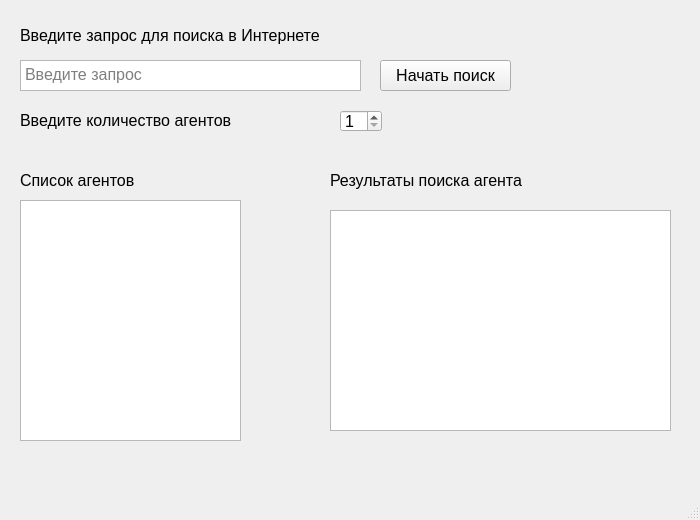
<?xml version="1.0" encoding="UTF-8"?>
<ui version="4.0">
 <class>MainWindow</class>
 <widget class="QMainWindow" name="MainWindow">
  <property name="enabled">
   <bool>true</bool>
  </property>
  <property name="geometry">
   <rect>
    <x>0</x>
    <y>0</y>
    <width>700</width>
    <height>520</height>
   </rect>
  </property>
  <property name="windowTitle">
   <string>Агентный поиск в сети Интернет</string>
  </property>
  <widget class="QWidget" name="centralwidget">
   <widget class="QLabel" name="label">
    <property name="geometry">
     <rect>
      <x>20</x>
      <y>20</y>
      <width>371</width>
      <height>31</height>
     </rect>
    </property>
    <property name="font">
     <font>
      <family>Arial</family>
      <pointsize>12</pointsize>
     </font>
    </property>
    <property name="text">
     <string>Введите запрос для поиска в Интернете</string>
    </property>
   </widget>
   <widget class="QTextEdit" name="search_request">
    <property name="geometry">
     <rect>
      <x>20</x>
      <y>60</y>
      <width>341</width>
      <height>31</height>
     </rect>
    </property>
    <property name="font">
     <font>
      <family>Arial</family>
      <pointsize>12</pointsize>
     </font>
    </property>
    <property name="placeholderText">
     <string>Введите запрос</string>
    </property>
   </widget>
   <widget class="QLabel" name="label_2">
    <property name="geometry">
     <rect>
      <x>20</x>
      <y>110</y>
      <width>301</width>
      <height>21</height>
     </rect>
    </property>
    <property name="font">
     <font>
      <family>Arial</family>
      <pointsize>12</pointsize>
     </font>
    </property>
    <property name="text">
     <string>Введите количество агентов</string>
    </property>
   </widget>
   <widget class="QSpinBox" name="agents_count">
    <property name="geometry">
     <rect>
      <x>340</x>
      <y>110</y>
      <width>42</width>
      <height>22</height>
     </rect>
    </property>
    <property name="font">
     <font>
      <family>Arial</family>
      <pointsize>12</pointsize>
     </font>
    </property>
    <property name="minimum">
     <number>1</number>
    </property>
    <property name="maximum">
     <number>20</number>
    </property>
   </widget>
   <widget class="QListWidget" name="agents_list">
    <property name="geometry">
     <rect>
      <x>20</x>
      <y>200</y>
      <width>221</width>
      <height>241</height>
     </rect>
    </property>
    <property name="font">
     <font>
      <family>Arial</family>
      <pointsize>12</pointsize>
     </font>
    </property>
   </widget>
   <widget class="QLabel" name="label_3">
    <property name="geometry">
     <rect>
      <x>20</x>
      <y>170</y>
      <width>191</width>
      <height>21</height>
     </rect>
    </property>
    <property name="font">
     <font>
      <family>Arial</family>
      <pointsize>12</pointsize>
     </font>
    </property>
    <property name="text">
     <string>Список агентов</string>
    </property>
   </widget>
   <widget class="QLabel" name="label_4">
    <property name="geometry">
     <rect>
      <x>330</x>
      <y>170</y>
      <width>291</width>
      <height>21</height>
     </rect>
    </property>
    <property name="font">
     <font>
      <family>Arial</family>
      <pointsize>12</pointsize>
     </font>
    </property>
    <property name="text">
     <string>Результаты поиска агента</string>
    </property>
   </widget>
   <widget class="QPushButton" name="start_search_btn">
    <property name="geometry">
     <rect>
      <x>380</x>
      <y>60</y>
      <width>131</width>
      <height>31</height>
     </rect>
    </property>
    <property name="font">
     <font>
      <family>Arial</family>
      <pointsize>12</pointsize>
     </font>
    </property>
    <property name="text">
     <string>Начать поиск</string>
    </property>
   </widget>
   <widget class="QTextBrowser" name="search_results">
    <property name="geometry">
     <rect>
      <x>330</x>
      <y>210</y>
      <width>341</width>
      <height>221</height>
     </rect>
    </property>
    <property name="font">
     <font>
      <family>Arial</family>
      <pointsize>12</pointsize>
     </font>
    </property>
   </widget>
  </widget>
  <widget class="QMenuBar" name="menubar">
   <property name="geometry">
    <rect>
     <x>0</x>
     <y>0</y>
     <width>700</width>
     <height>21</height>
    </rect>
   </property>
  </widget>
  <widget class="QStatusBar" name="statusbar"/>
 </widget>
 <resources/>
 <connections/>
</ui>
